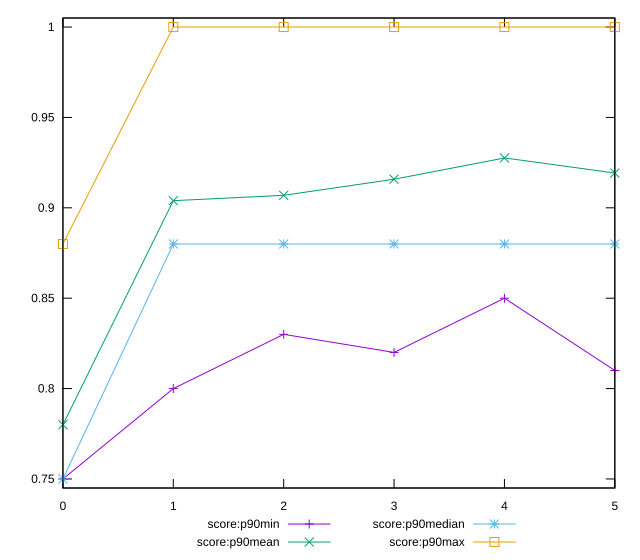

This chart was generated by the following gnuplot code:
reset

$scoreP90Min <<EOF
0 0.75
1 0.8
2 0.83
3 0.82
4 0.85
5 0.81
EOF

$scoreP90Mean <<EOF
0 0.78
1 0.903956043956044
2 0.9069230769230766
3 0.9158241758241755
4 0.9275824175824174
5 0.9192307692307692
EOF

$scoreP90Median <<EOF
0 0.75
1 0.88
2 0.88
3 0.88
4 0.88
5 0.88
EOF

$scoreP90Max <<EOF
0 0.88
1 1
2 1
3 1
4 1
5 1
EOF

set key outside below
set xrange [0:5]
set yrange [0.745:1.005]
set trange [0.745:1.005]
set terminal svg size 640, 560 enhanced background rgb 'white'
set output "reprap/uses-optimized-images/progression/score.svg"

plot $scoreP90Min title "score:p90min" with linespoints, \
     $scoreP90Mean title "score:p90mean" with linespoints, \
     $scoreP90Median title "score:p90median" with linespoints, \
     $scoreP90Max title "score:p90max" with linespoints

reset
